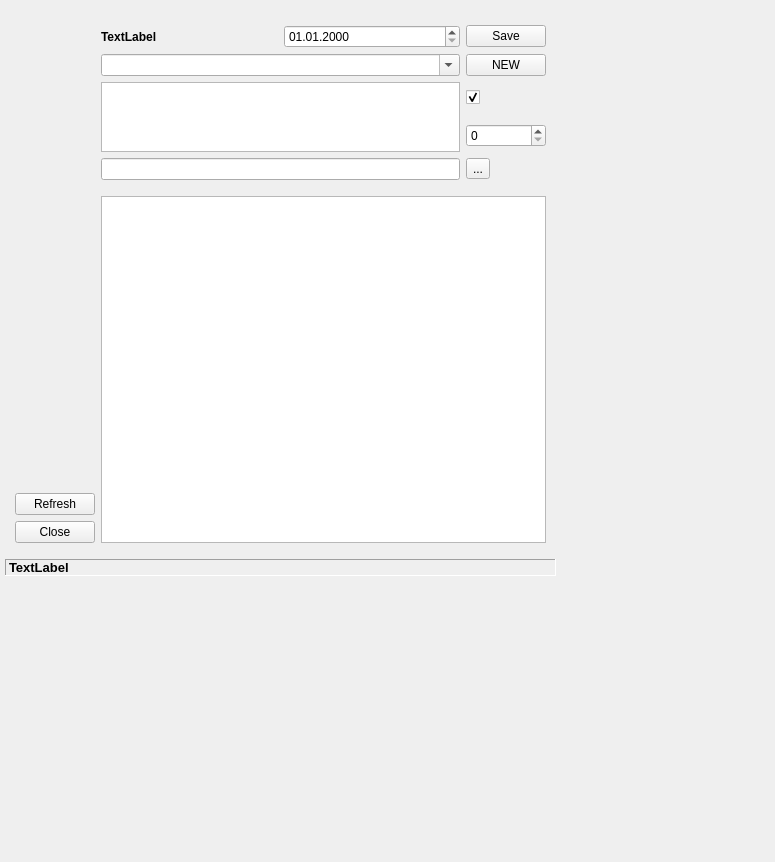
<?xml version="1.0" encoding="UTF-8"?>
<ui version="4.0">
 <class>Form</class>
 <widget class="QWidget" name="Form">
  <property name="geometry">
   <rect>
    <x>0</x>
    <y>0</y>
    <width>775</width>
    <height>862</height>
   </rect>
  </property>
  <property name="windowTitle">
   <string>Form</string>
  </property>
  <widget class="QWidget" name="verticalLayoutWidget_3">
   <property name="geometry">
    <rect>
     <x>0</x>
     <y>0</y>
     <width>561</width>
     <height>581</height>
    </rect>
   </property>
   <layout class="QVBoxLayout" name="backLO">
    <property name="leftMargin">
     <number>5</number>
    </property>
    <property name="topMargin">
     <number>5</number>
    </property>
    <property name="rightMargin">
     <number>5</number>
    </property>
    <property name="bottomMargin">
     <number>5</number>
    </property>
    <item>
     <layout class="QHBoxLayout" name="mainLO">
      <property name="leftMargin">
       <number>10</number>
      </property>
      <property name="topMargin">
       <number>10</number>
      </property>
      <property name="rightMargin">
       <number>10</number>
      </property>
      <property name="bottomMargin">
       <number>10</number>
      </property>
      <item>
       <layout class="QVBoxLayout" name="verticalLayout_2">
        <item>
         <layout class="QGridLayout" name="gridLayout_2">
          <item row="0" column="1">
           <spacer name="verticalSpacer">
            <property name="orientation">
             <enum>Qt::Vertical</enum>
            </property>
            <property name="sizeHint" stdset="0">
             <size>
              <width>20</width>
              <height>40</height>
             </size>
            </property>
           </spacer>
          </item>
         </layout>
        </item>
        <item>
         <widget class="QPushButton" name="btRefresh">
          <property name="text">
           <string>Refresh</string>
          </property>
         </widget>
        </item>
        <item>
         <widget class="QPushButton" name="btnExit">
          <property name="text">
           <string>Close</string>
          </property>
         </widget>
        </item>
       </layout>
      </item>
      <item>
       <layout class="QVBoxLayout" name="verticalLayout">
        <item>
         <layout class="QGridLayout" name="gridLayout">
          <property name="topMargin">
           <number>10</number>
          </property>
          <property name="bottomMargin">
           <number>10</number>
          </property>
          <item row="5" column="2">
           <widget class="QToolButton" name="tlbURL">
            <property name="toolTip">
             <string>Построить адрес из адреса локальной папки</string>
            </property>
            <property name="text">
             <string>...</string>
            </property>
           </widget>
          </item>
          <item row="2" column="0" rowspan="2" colspan="2">
           <widget class="QPlainTextEdit" name="edtItem"/>
          </item>
          <item row="3" column="2">
           <widget class="QSpinBox" name="spbPages">
            <property name="toolTip">
             <string>количество страниц в статье</string>
            </property>
           </widget>
          </item>
          <item row="5" column="0" colspan="2">
           <widget class="QLineEdit" name="edtURL">
            <property name="toolTip">
             <string>URL-адрес статьи</string>
            </property>
           </widget>
          </item>
          <item row="1" column="2">
           <widget class="QPushButton" name="btNew">
            <property name="text">
             <string>NEW</string>
            </property>
           </widget>
          </item>
          <item row="0" column="2">
           <widget class="QPushButton" name="btSave">
            <property name="text">
             <string>Save</string>
            </property>
           </widget>
          </item>
          <item row="2" column="2">
           <widget class="QCheckBox" name="chkVisible">
            <property name="toolTip">
             <string>Видимость статьи на сайте</string>
            </property>
            <property name="text">
             <string/>
            </property>
            <property name="checked">
             <bool>true</bool>
            </property>
           </widget>
          </item>
          <item row="1" column="0" colspan="2">
           <widget class="QComboBox" name="cmdCategory">
            <property name="toolTip">
             <string>Категория статьи (не отображается на сайте)</string>
            </property>
            <property name="editable">
             <bool>true</bool>
            </property>
           </widget>
          </item>
          <item row="0" column="1">
           <widget class="QDateEdit" name="dteItem">
            <property name="displayFormat">
             <string>dd.MM.yyyy</string>
            </property>
           </widget>
          </item>
          <item row="0" column="0">
           <widget class="QLabel" name="lblNum">
            <property name="font">
             <font>
              <weight>75</weight>
              <bold>true</bold>
             </font>
            </property>
            <property name="text">
             <string>TextLabel</string>
            </property>
           </widget>
          </item>
         </layout>
        </item>
        <item>
         <widget class="QTableView" name="xTableW">
          <property name="font">
           <font>
            <pointsize>8</pointsize>
           </font>
          </property>
          <property name="toolTip">
           <string>&lt;html&gt;&lt;head/&gt;&lt;body&gt;&lt;p&gt;Полный список аналитических статей &lt;br/&gt;написанных и опубликованных&lt;br/&gt;на сайте &lt;b&gt;Центра&lt;/b&gt;&lt;/p&gt;&lt;/body&gt;&lt;/html&gt;</string>
          </property>
          <property name="whatsThis">
           <string>&lt;html&gt;&lt;head/&gt;&lt;body&gt;&lt;p&gt;а это я не очень понимаю что, но пусть такое будет. Говорят, возникает при нажатии Хелпа в диалоге&lt;/p&gt;&lt;/body&gt;&lt;/html&gt;</string>
          </property>
          <property name="frameShape">
           <enum>QFrame::StyledPanel</enum>
          </property>
          <property name="frameShadow">
           <enum>QFrame::Sunken</enum>
          </property>
          <property name="midLineWidth">
           <number>1</number>
          </property>
          <property name="sizeAdjustPolicy">
           <enum>QAbstractScrollArea::AdjustToContentsOnFirstShow</enum>
          </property>
          <property name="selectionBehavior">
           <enum>QAbstractItemView::SelectRows</enum>
          </property>
          <property name="sortingEnabled">
           <bool>true</bool>
          </property>
          <property name="cornerButtonEnabled">
           <bool>false</bool>
          </property>
          <attribute name="horizontalHeaderVisible">
           <bool>true</bool>
          </attribute>
         </widget>
        </item>
       </layout>
      </item>
     </layout>
    </item>
    <item>
     <widget class="QLabel" name="lblStatus">
      <property name="font">
       <font>
        <pointsize>10</pointsize>
        <weight>75</weight>
        <bold>true</bold>
       </font>
      </property>
      <property name="frameShape">
       <enum>QFrame::Panel</enum>
      </property>
      <property name="frameShadow">
       <enum>QFrame::Sunken</enum>
      </property>
      <property name="text">
       <string>TextLabel</string>
      </property>
     </widget>
    </item>
   </layout>
  </widget>
 </widget>
 <resources/>
 <connections/>
</ui>
